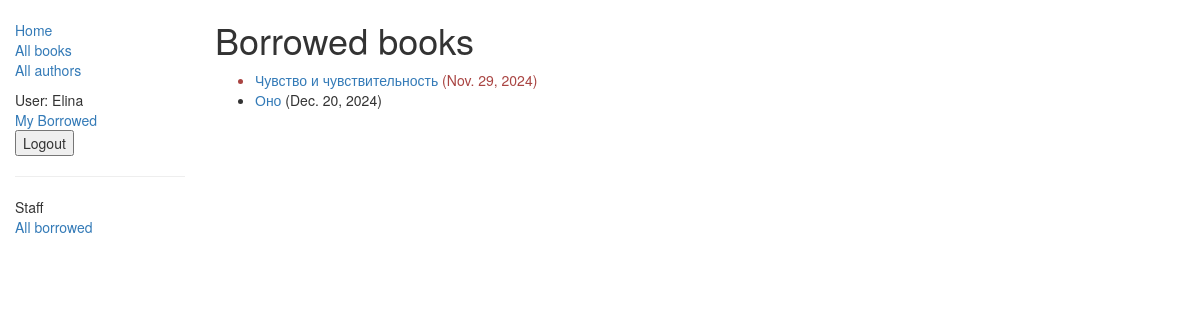
Screenshot of /catalog/mybooks/ (signed in) with the database file from the repository.
### catalog/models.py (models this page shows, shortened)
class BookInstance(models.Model):
    id = models.UUIDField(primary_key=True, default=uuid.uuid4, help_text="Unique ID for this particular book across whole library")
    book = models.ForeignKey('Book', on_delete=models.SET_NULL, null=True)
    imprint = models.CharField(max_length=200)
    due_back = models.DateField(null=True, blank=True)
    borrower = models.ForeignKey(
        settings.AUTH_USER_MODEL, on_delete=models.SET_NULL, null=True, blank=True)
    @property
    def is_overdue(self):
        return bool(self.due_back and date.today() > self.due_back)
    LOAN_STATUS = (
        ('m', 'Maintenance'),
        ('o', 'On loan'),
        ('a', 'Available'),
        ('r', 'Reserved'),
    )
    status = models.CharField(
        max_length=1,
        choices=LOAN_STATUS,
        blank=True,
        default='m',
        help_text='Book availability')
    class Meta:
        ordering = ["due_back"]
        permissions = (("can_mark_returned", "Set book as returned"),)

class Book(models.Model):
    title = models.CharField(max_length=200)
    author = models.ForeignKey('Author', on_delete=models.SET_NULL, null=True)
    summary = models.TextField(max_length=1000, help_text="Enter a brief description of the book")
    isbn = models.CharField('ISBN', max_length=13,
                            unique=True,
                            help_text='13 Character <a href="https://www.isbn-international.org/content/what-isbn'
                                      '">ISBN number</a>')
    genre = models.ManyToManyField(Genre, help_text="Select a genre for this book")
    language = models.ForeignKey('Language', on_delete=models.SET_NULL, null=True)
    class Meta:
        ordering = ['title', 'author']
    def display_genre(self):
        return ', '.join([ genre.name for genre in self.genre.all()[:3] ])
    display_genre.short_description = 'Genre'

### catalog/views.py (the view)
class LoanedBooksByUserListView(LoginRequiredMixin,generic.ListView):
    model = BookInstance
    template_name ='catalog/bookinstance_list_borrowed_user.html'
    paginate_by = 10
    def get_queryset(self):
        return BookInstance.objects.filter(borrower=self.request.user).filter(status__exact='o').order_by('due_back')

### catalog/templates/catalog/bookinstance_list_borrowed_user.html (shortened to what this page needs)
{% extends "base_generic.html" %}
{% block content %}
    <h1>Borrowed books</h1>
    {% if bookinstance_list %}
    <ul>
      {% for bookinst in bookinstance_list %}
      <li class="{% if bookinst.is_overdue %}text-danger{% endif %}">
        <a href="{% url 'book-detail' bookinst.book.pk %}">{{ bookinst.book.title }}</a> ({{ bookinst.due_back }})
      </li>
      {% endfor %}
    </ul>
    {% else %}
      <p>There are no books borrowed.</p>
    {% endif %}
{% endblock %}

### catalog/templates/base_generic.html (shortened to what this page needs)
<!doctype html>
<html lang="en">
  <head>
    <link
      rel="stylesheet"
      href="https://maxcdn.bootstrapcdn.com/bootstrap/3.3.7/css/bootstrap.min.css" />
    {% load static %}
    <link rel="stylesheet" href="{% static 'css/styles.css' %}" />
  </head>
  <body>
    <div class="container-fluid">
      <div class="row">
        <div class="col-sm-2">
          {% block sidebar %}
            <ul class="sidebar-nav">
              <li><a href="{% url 'index' %}">Home</a></li>
              <li><a href="{% url 'books' %}">All books</a></li>
              <li><a href="{% url 'authors' %}">All authors</a></li>
            </ul>
            {% if user.is_authenticated %}
          User: {{ user.get_username }}<br>
          <a href="{% url 'my-borrowed' %}">My Borrowed</a>
            <form method="post" action="{% url 'logout' %}">
            <button type="submit">Logout</button>
            </form>
            {% else %}
            <a href="{% url 'login' %}">Login</a>
            {% endif %}
          {% if user.is_staff %}
                <hr>
                <ul class="sidebar-nav">
                    <li>Staff</li>
                    <li><a href="{% url 'all-borrowed' %}">All borrowed</a></li>
                  {% endif %}
                </ul>
          {% endblock %}
        </div>
        <div class="col-sm-10 ">{% block content %}{% endblock %}
        </div>
      </div>
    </div>
  </body>
</html>

### catalog/static/css/styles.css (style rules this page uses)
.sidebar-nav { margin-top: 20px; padding: 0; list-style: none; }

### rows the page displays
BookInstance: book "Чувство и чувствительность", due_back "Nov. 29, 2024"
BookInstance: book "Оно", due_back "Dec. 20, 2024"

### other values shown
{{ user.get_username }} "Elina"
